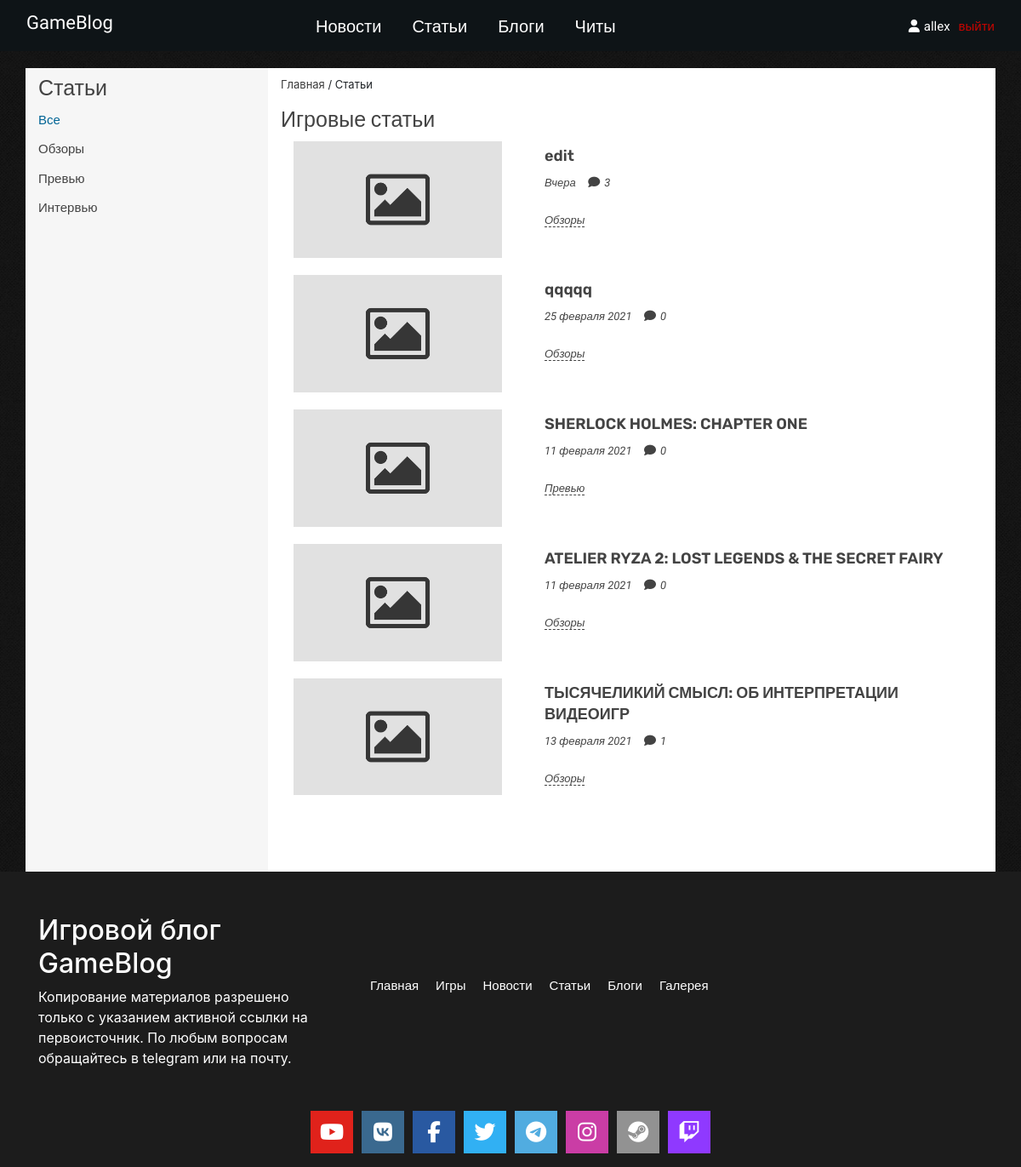
Screenshot of /articles (signed in) with the database file from the repository.
### tables this page shows
CREATE TABLE `category` (
  `id` int(11) NOT NULL,
  `title` varchar(255) NOT NULL,
  `code` varchar(255) NOT NULL,
  `table_name` varchar(255) NOT NULL
);

CREATE TABLE `articles` (
  `id` int(11) NOT NULL,
  `cat_id` int(11) NOT NULL,
  `title` varchar(255) NOT NULL,
  `description` text NOT NULL,
  `author` varchar(50) NOT NULL,
  `date` date NOT NULL,
  `image` varchar(255) NOT NULL,
  `meta_desc` text NOT NULL,
  `meta_keywords` text NOT NULL,
  `showSlider` int(11) NOT NULL DEFAULT 0
);

### public/index.php (called while the page is built, shortened)
<?php
$qStr = $_SERVER['QUERY_STRING'];
spl_autoload_register(function ($className){
    $className = ROOT .'/'. str_replace('\\', '/', $className) . '.php';
});
Router::dispatch($qStr);

### config/db.php (called while the page is built)
<?php
return [
    'dsn' => 'mysql:host=localhost;dbname=gameblog',
    'user' => 'root',
    'password' => 'root'
];

### app/controllers/ArticlesController.php (called while the page is built, shortened)
<?php
class ArticlesController extends AppController
{
    public function indexAction()
    {
        $articles = new Article();
        $page = isset($_GET['page']) ? (int)$_GET['page'] : 1;
        $perPage = 20;
        $total = $articles->count();
        if ($total >= $perPage){
            $pagination = new Pagination($page, $perPage, $total);
            $start = $pagination->getStart();
            $allArticles = $articles->getAllLimit($start, $perPage);
        }
        else {
            $allArticles = $articles->getAll();
        }
        $allArticles = $this->editNewDateArray($allArticles);
        $categoryArticles = $articles->getCategory('category', 'articles');
    }
}

### app/controllers/AppController.php (called while the page is built, shortened)
<?php
class AppController extends Controller
{
    private function setNewDate($date)
    {
        $newDate = date("j m Y", strtotime($date));
        $date_exp = explode(" ", $newDate);
        $month = [
            1 => 'января',
            2 => 'февраля',
            3 => 'марта',
            4 => 'апреля',
            5 => 'мая',
            6 => 'июня',
            7 => 'июля',
            8 => 'августа',
            9 => 'сентября',
            10 => 'октября',
            11 => 'ноября',
            12 => 'декабря'
        ];
        foreach ($month as $key => $value) {
            if ($key == intval($date_exp[1])) $month_name = $value;
        }
        if ($newDate == date("j m Y")) return 'Сегодня';
        elseif ($newDate == date("j m Y", strtotime('-1 day'))) return 'Вчера';
        else return $date_exp[0] .' '. $month_name .' '. $date_exp[2] ;
    }
    protected function editNewDateArray($array)
    {
        if (is_array($array)) {
            if (!empty($array)) {
                foreach ($array as $key => $new) {
                    $new['date'] = $this->setNewDate($new['date']);
                    $array[$key]['date'] = $new['date'];
                }
            }
        }
        return $array;
    }
}

### app/views/Articles/index.php (the view, shortened to what this page needs)
<div class="container">
    <div class="row main-content-news">
        <div class="col-xs-12 col-sm-12 col-md-3 col-lg-3 sidebar">
            <span class="sidebar-title">Статьи</span>
            <div class="category-news">
                <ul class="category-news-list">
                    <li class="category-news_item"><a href="/articles" class="active">Все</a></li>
                    <? foreach ($arrCategory as $category): ?>
                        <li class="category-news_item"><a href="/articles/category/<?=$category['code']?>"><?=$category['title']?></a></li>
                    <? endforeach; ?>
                </ul>
            </div>
        </div>
        <div class="col-xs-12 col-sm-12 col-md-9 col-lg-9 article-news-content">
            <div class="block-breadcrumbs">
                <p class="wrapper_p"><a href="/">Главная</a> / Статьи</p>
            </div>
            <div class="article-news-title">
                <h1>Игровые статьи</h1>
            </div>
            <div class="article-news">
                <? if (count($allArticles) > 0): ?>
                <? foreach ($allArticles as $article): ?>
                    <div class="col-12 article-new">
                        <div class="row">
                            <div class="col-4">
                                <a href="articles/detail/<?=$article['num_id']?>">
                                    <? if(file_exists($_SERVER['DOCUMENT_ROOT'].PATH_IMAGE.'/'.$article['image'])): ?>
                                        <img src="<?=PATH_IMAGE?>/<?=$article['image']?>" class="article-new__img" alt="<?=$article['image']?>">
                                    <? else: ?>
                                        <img src="<?=NO_IMG?>" class="article-new__img" alt="<?=$article['image']?>">
                                    <? endif; ?>
                                </a>
                            </div>
                            <div class="col-8">
                                <div class="article__new">
                                    <div class="article-new__name">
                                        <a href="articles/detail/<?=$article['num_id']?>"><?=$article['title']?></a>
                                    </div>
                                    <div class="article-new__info">
                                        <span class="article-new__info--date"><?=$article['date']?></span>
                                        <span class="article-new__info--comment"><i class="fa fa-comment-o" aria-hidden="true"></i><?=$article['comments']?></span>
                                    </div>
                                    <div class="article-new__tags">
                                        <span><?=$article['cat_title']?></span>
                                    </div>
                                </div>
                            </div>
                        </div>
                    </div>
                <? endforeach; ?>
                <? else: ?>
                    <span class="no-records">Статей еще нет. Но скоро появятся!</span>
                <? endif; ?>
            </div>
        </div>
    </div>
</div>

### public/css/style.css (style rules this page uses)
* { box-sizing: border-box; }
.active { color: #006495 !important; }
.blog_container { background: #171717 url(../images/bg.jpg) repeat top center; }
.main-content-news { margin-top: 20px; background: #fff; }
.sidebar { background: #f6f6f6; }
.sidebar .sidebar-title { display: block; margin-top: 5px; font-family: "Rubik", sans-serif; font-size: 25px; font-weight: 400; color: #434343; }
.sidebar .category-news-list { list-style: none; padding: 0; }
.sidebar .category-news-list .category-news_item { padding-top: 5px; padding-bottom: 5px; }
.sidebar .category-news-list .category-news_item a { font-family: "Roboto", sans-serif; font-size: 15px; font-weight: 500; color: #434343; position: relative; }
.sidebar .category-news-list .category-news_item a::before { content: ""; position: absolute; height: 2px; width: 100%; background: #006495; bottom: 0; margin-bottom: -2px; background: #006495; opacity: 0; transition: 0.5s ease; }
.article-news-content { background: #fff; }
.article-news-content .block-breadcrumbs { margin-top: 10px; margin-bottom: 10px; }
.article-news-content .block-breadcrumbs .wrapper_p { font-size: 13px; }
.article-news-content .block-breadcrumbs .wrapper_p a { color: #3b3b3b; }
.article-news-content .article-news-title h1 { font-size: 25px; font-family: "Rubik", sans-serif; color: #434343; }
.article-news-content .article-news { padding-bottom: 30px; }
.article-news-content .article-news .article-new { padding-bottom: 10px; margin-top: 10px; }
.article-news-content .article-news .article-new:nth-child(5) { border-bottom: none; }
.article-news-content .article-news .article-new__img { width: 100%; }
.article-news-content .article-news .article-new__name { margin-top: 5px; margin-bottom: 5px; padding-left: 20px; }
.article-news-content .article-news .article-new__name a { color: #434343; font-family: "Rubik", sans-serif; font-size: 18px; line-height: 1.4; font-weight: 600; }
.article-news-content .article-news .article-new__info { padding-left: 20px; }
.article-news-content .article-news .article-new__info--date { color: #434343; font-size: 13px; font-family: "Roboto", sans-serif; font-weight: 400; font-style: italic; }
.article-news-content .article-news .article-new__info--comment { margin-left: 10px; color: #434343; font-size: 13px; font-family: "Roboto", sans-serif; font-weight: 400; font-style: italic; }
.article-news-content .article-news .article-new__info--comment .fa-comment-o { font-size: 14px; margin-right: 5px; font-weight: bold; }
.article-news-content .article-news .article-new__tags { padding-left: 20px; margin-top: 20px; }
.article-news-content .article-news .article-new__tags span { font-size: 13px; font-family: "Roboto", sans-serif; font-weight: 400; font-style: italic; color: #434343; border-bottom: 1px dashed; }

### rows the page displays
category: title "Обзоры"
category: title "Превью"
category: title "Интервью"
articles: title "edit", date "Вчера", comments "3", category.title "Обзоры"
articles: title "qqqqq", date "25 февраля 2021", comments "0", category.title "Обзоры"
articles: title "SHERLOCK HOLMES: CHAPTER ONE", date "11 февраля 2021", comments "0", category.title "Превью"
articles: title "ATELIER RYZA 2: LOST LEGENDS & THE SECRET FAIRY", date "11 февраля 2021", comments "0", category.title "Обзоры"
articles: title "ТЫСЯЧЕЛИКИЙ СМЫСЛ: ОБ ИНТЕРПРЕТАЦИИ ВИДЕОИГР", date "13 февраля 2021", id "1", category.title "Обзоры"

### other values shown
$_SESSION['user']['login'] "allex"
